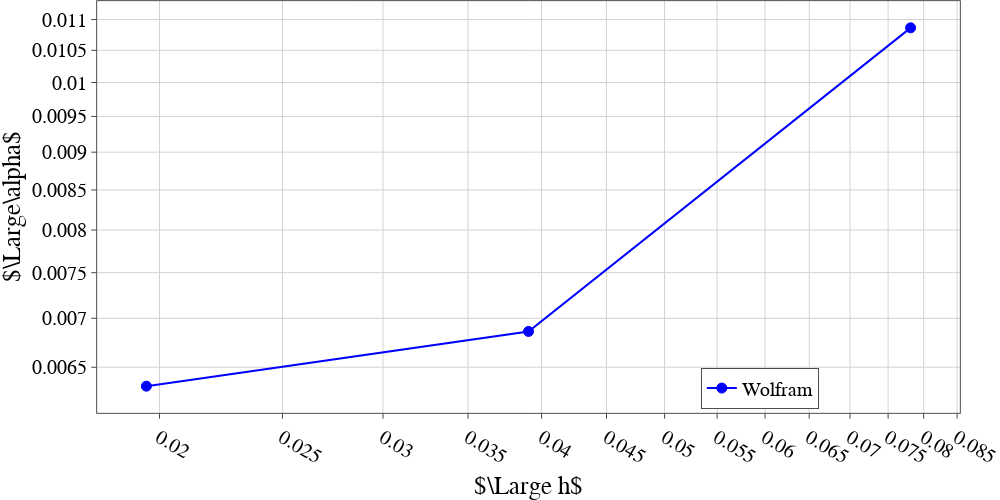

Source (notebook cell):
### Code cell
tfix = 1.5
tol = 0.005
list_x = [] #data_w['t']
list_y = [] #data_w['alpha']
for lev in [8,9, 10]:
    try:
        df = data_b[lev]
        list_y.append(abs(df['alpha'][(df['t'] - tfix).abs()< tol].values[0] - data_etal['alpha'][data_etal['t'] == tfix].values[0]))
        list_x.append(20/2**lev)
    except:
        print("Can\'t read lev=", lev)

slope, intercept, r_value, p_value, std_err = linregress(np.log(list_x), np.log(list_y))
print('Slope:', slope)

plot_graph([list_x], [list_y], names, xtitle=r'$\Large h$', ytitle=r'$\Large\alpha$', image_name='Cylinder_Err_alpha_vs_h.pdf', list_x_fill=[], list_y_fill=[], mode=['markers+lines', 'markers+lines', 'lines', 'lines', 'lines', 'lines'], \
           dash=['solid', 'dot', 'dash', 'longdash', 'longdashdot'], \
           colors=['blue', 'red', 'hsv(120,100,100)', 'green', 'black' ], \
           marker_size=10, xrange =[], yrange = [], \
           marker_style = ['circle', 'circle', 'triangle-down','square', 'diamond', 'cross',  'x-thin', 'cross-thin' ], \
           width=1000, height=500, path=MYPATH, yanchor='auto', y0_anchor=0.01, xanchor='left', x0_anchor=0.7, xlog=True, ylog=True)

### Figure 1 — Plotly figure (JSON) as saved in the notebook; plotly's stock layout.template omitted (floating-point values rounded to 4 significant figures)
{"data": [{"line": {"color": "blue", "dash": "solid", "width": 2}, "marker": {"line": {"color": "blue", "width": 1}, "size": 10, "symbol": "circle"}, "mode": "markers+lines", "name": "Wolfram", "textfont": {"color": "LightSeaGreen", "family": "Times New Roman", "size": 18}, "type": "scatter", "x": [0.07812, 0.03906, 0.01953], "y": [0.01086, 0.006862, 0.006317]}], "layout": {"autosize": false, "font": {"color": "Black", "family": "Times New Roman", "size": 20}, "height": 500, "legend": {"bgcolor": "White", "bordercolor": "Black", "borderwidth": 0.7, "x": 0.7, "xanchor": "left", "y": 0.01, "yanchor": "auto"}, "margin": {"b": 0, "l": 0, "pad": 0.1, "r": 0, "t": 0}, "paper_bgcolor": "rgba(255, 255, 255, 1)", "plot_bgcolor": "rgba(255, 255, 255, 1)", "showlegend": true, "width": 1000, "xaxis": {"gridcolor": "lightgrey", "gridwidth": 1, "linecolor": "black", "linewidth": 0.7, "mirror": true, "showline": true, "tickfont": {"color": "black", "family": "Times New Roman", "size": 20}, "ticks": "outside", "title": {"font": {"color": "black", "family": "Times New Roman", "size": 25}, "text": "$\\Large h$"}, "type": "log"}, "yaxis": {"gridcolor": "lightgrey", "gridwidth": 1, "linecolor": "black", "linewidth": 0.7, "mirror": true, "showline": true, "tickfont": {"color": "black", "family": "Times New Roman", "size": 20}, "ticks": "outside", "title": {"font": {"color": "black", "family": "Times New Roman", "size": 25}, "text": "$\\Large\\alpha$"}, "type": "log"}}}
